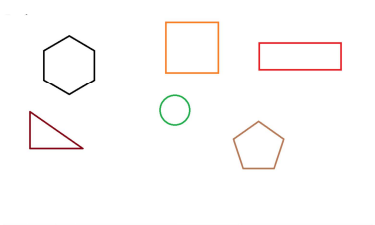
#> input picture lab4_image.png, 375 x 225 px
$ python lab4.py
#> lines starting #> are read from the running program, lines starting #| are printed output that depends on the picture; after the words box and inside, x2 and y2 are one past the last pixel; in counts of white or black regions, pixels touching at a corner belong together
### detect_module_lab4.py
import cv2


class Detector:

    def __init__(self):
        pass

    def detect(self, c):
        shape = "unidentifed"
        peri = cv2.arcLength(c, True)
        approx = cv2.approxPolyDP(c, 0.04 * peri, True)
        if len(approx) == 3:
            shape = "triangle"
        elif len(approx) == 4:
            (x, y, w, h) = cv2.boundingRect(approx)
            ar = w / float(h)
            shape = "square" if ar >= 0.95 and ar <= 1.05 else "rectangle"
        elif len(approx) == 5:
            shape = "pentagon"
        elif len(approx) == 6:
            shape = "hexagon"
        else:
            shape = "circle"

        return shape

### lab4.py
import detect_module_lab4
import imutils
import cv2
from array import *


def figType(figures, arrays):
    if figures == "triangle":
        arrays[0] += 1
    elif figures == "rectangle":
        arrays[1] += 1
    elif figures == "circle":
        arrays[2] += 1
    elif figures == "pentagon":
        arrays[3] += 1
    elif figures == "hexagon":
        arrays[4] += 1
    elif figures == "square":
        arrays[5] += 1

image = cv2.imread('lab4_image.png')
#> image is the input picture: shape (225, 375, 3); mean B, G, R 250.7, 251.3, 252.8
cv2.imshow('FirstImage', image)
gray = cv2.cvtColor(image, cv2.COLOR_BGR2GRAY)
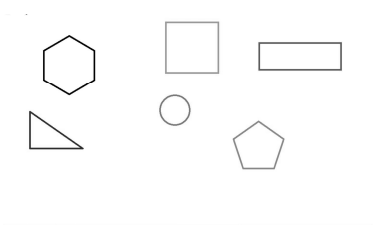
#> gray: shape (225, 375); min 1, max 255, mean 251.7
blurred = cv2.GaussianBlur(gray, (5, 5), 0)
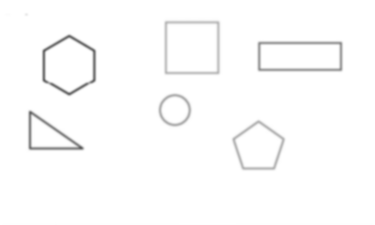
#> blurred: shape (225, 375); min 91, max 255, mean 251.7
thresh = cv2.threshold(blurred, 225, 255,cv2.THRESH_BINARY_INV)[1]
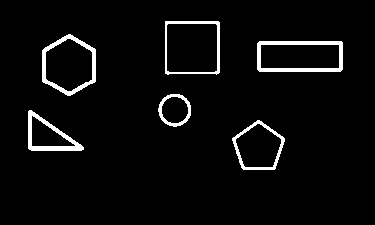
#> thresh: shape (225, 375); 4.2% white; 6 white regions
cv2.imshow('image1', thresh)
cnts = cv2.findContours(thresh.copy(), cv2.RETR_EXTERNAL,cv2.CHAIN_APPROX_SIMPLE)
#> cnts = 6 contours; box (x1, y1, x2, y2) and area: (165, 21, 220, 75) 2810, (257, 41, 343, 72) 2544, (42, 34, 96, 96) 2480, (232, 120, 285, 170) 1808, (28, 110, 84, 151) 1238, (158, 94, 191, 127) 806
cnts = imutils.grab_contours(cnts)
d = detect_module_lab4.Detector()
arr = array('i', [0, 0, 0, 0 ,0, 0])
for c in cnts:
     M = cv2.moments(c)
     cX = int((M["m10"] / M["m00"]))
     cY = int((M["m01"] / M["m00"]))
     shape = d.detect(c)
     figType(shape, arr)
     cv2.drawContours(image, [c], -1, (0, 0, 0), 2)
     cv2.circle(image, (cX, cY), 7, (255, 255, 255), -1)
     cv2.putText(image, shape, (cX, cY),cv2.FONT_HERSHEY_SIMPLEX,0.5, (168, 60,
    50), 2)
#> this loop made 6 passes
#> (cX, cY, peri in detect) on passes 1, 3, 5: (258, 146, 168.6), (174, 109, 106.9), (68, 64, 193.4)
#> (cX, cY, peri in detect, approx in detect, x in detect, y in detect, w in detect) on passes 4, 6: (299, 55, 225.9, [[257, 43], [259, 71], [342, 69], [341, 41]], 257, 41, 86), (191, 47, 212.5, [[165, 21], [165, 73], [219, 72], [218, 21]], 165, 21, 55)
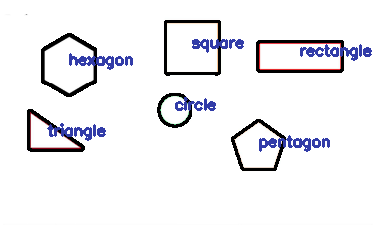
#> image: shape (225, 375, 3); 6.89% of pixels changed, all inside (x1, y1, x2, y2) = (27, 20, 372, 171)
# show the output image
cv2.imshow("Image", image)
print("Figures found:")
print("Triangle:" + str(arr[0]))
print("Rectangle:" + str(arr[1]))
print("Circle:" + str(arr[2]))
print("Pentagon:" + str(arr[3]))
print("Hexagon:" + str(arr[4]))
print("Square:" + str(arr[5]))
cv2.waitKey(0)

$ run again, with lab3_image.png copied over lab4_image.png
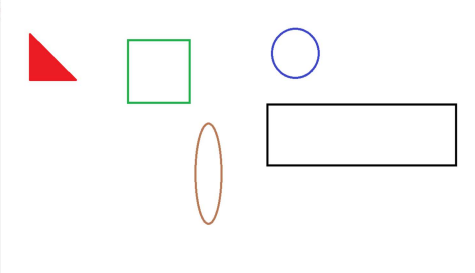
#> input picture lab3_image.png, 475 x 273 px
#> image is the input picture: shape (273, 475, 3); mean B, G, R 249.2, 249.4, 250.9
#> `thresh = cv2.threshold(blurred, 225, 255,cv2.THRESH_BINARY_INV)[1]`:
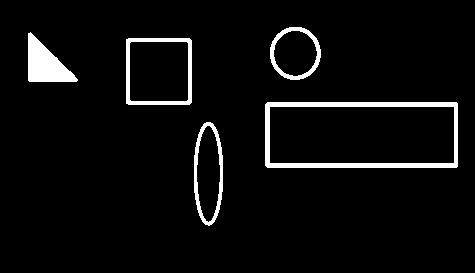
#> thresh: shape (273, 475); 4.8% white; 5 white regions
#> cnts = 5 contours; box (x1, y1, x2, y2) and area: (265, 102, 458, 168) 12475, (126, 38, 192, 105) 4283, (194, 122, 223, 226) 2346, (270, 27, 321, 80) 2066, (28, 32, 78, 82) 1300
#> the loop `for c in cnts:` made 5 passes
#> (cX, cY, peri in detect, approx in detect, x in detect, y in detect, w in detect) on passes 1 to 3: (207, 173, 235.1, [[206, 122], [194, 192], [209, 225], [222, 155]], 194, 122, 29), (361, 134, 510.5, [[265, 104], [267, 167], [457, 166], [456, 102]], 265, 102, 193), (158, 71, 258.5, [[126, 39], [126, 103], [189, 104], [191, 40]], 126, 39, 66)
#> after the loop `for c in cnts:`:
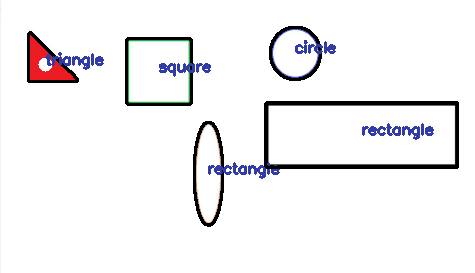
#> image: shape (273, 475, 3); 4.83% of pixels changed, all inside (x1, y1, x2, y2) = (27, 26, 459, 227)

$ run again, with lab5_image.png copied over lab4_image.png
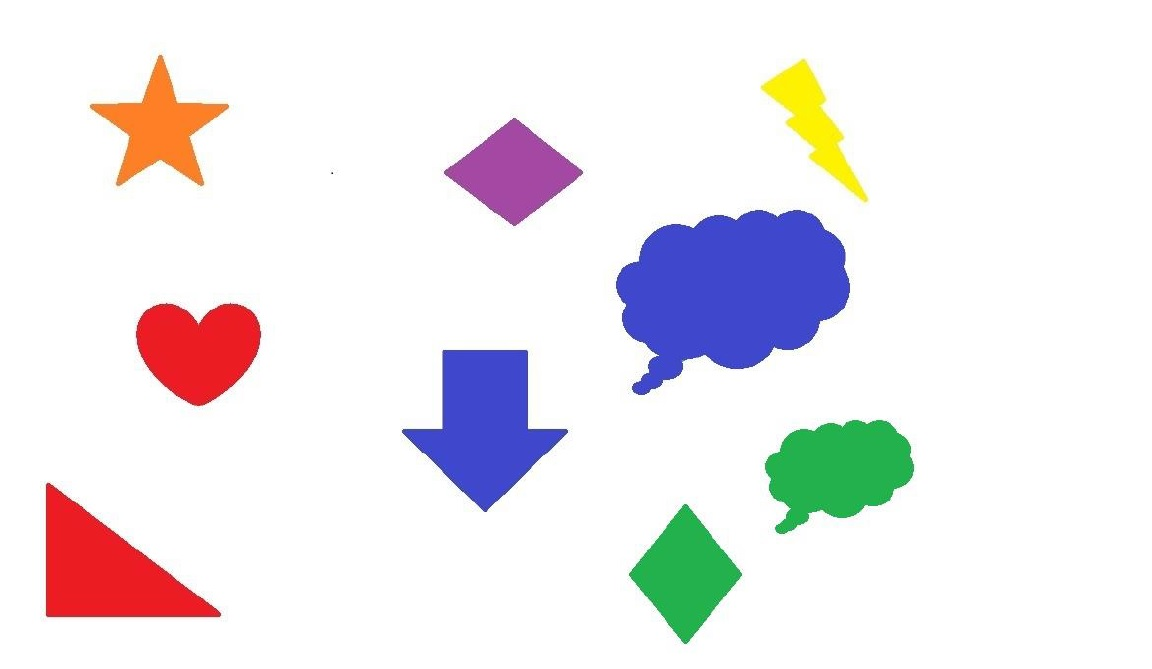
#> input picture lab5_image.png, 1152 x 669 px
#> image is the input picture: shape (669, 1152, 3); mean B, G, R 236.6, 233.1, 236.7
#> `thresh = cv2.threshold(blurred, 225, 255,cv2.THRESH_BINARY_INV)[1]`:
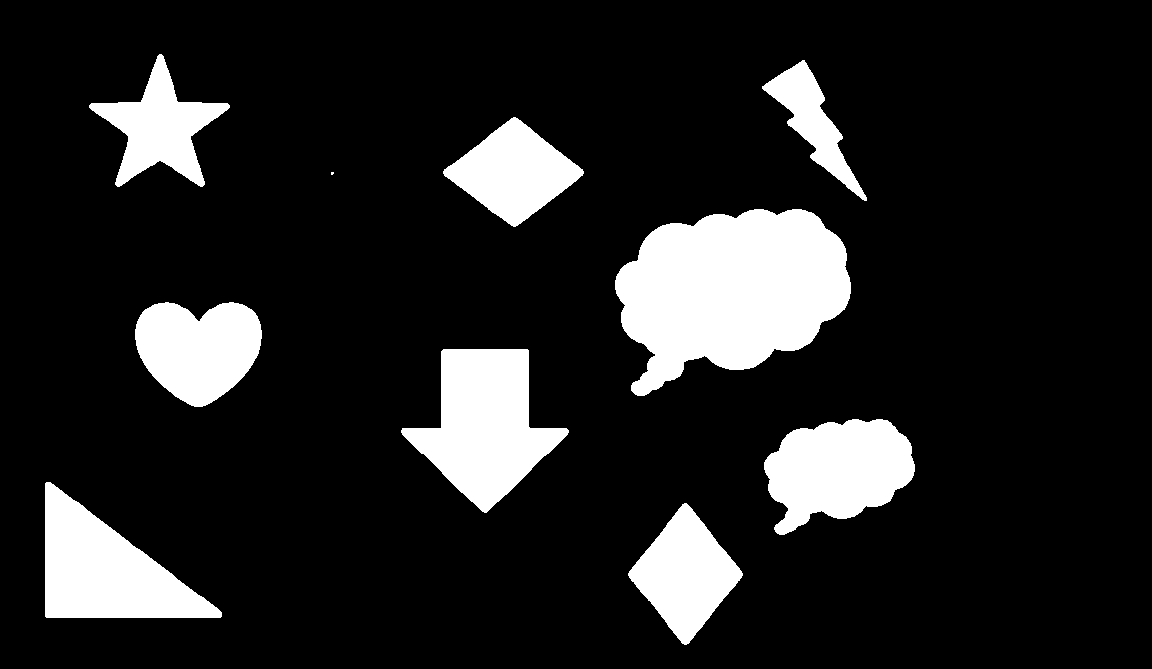
#> thresh: shape (669, 1152); 14% white; 10 white regions (1 under 20 px)
#> cnts = 10 contours, 1 with area under 20; largest, box (x1, y1, x2, y2) and area: (615, 209, 851, 396) 29818, (401, 349, 569, 513) 14442, (45, 482, 222, 618) 12684, (764, 419, 915, 535) 11732, (135, 302, 262, 407) 9638
#> the loop `for c in cnts:` made 10 passes
#> (cX, cY, peri in detect, approx in detect, x in detect, y in detect, w in detect) on passes 1, 3, 6, 8: (685, 573, 382.3, [[684, 503], [628, 575], [686, 644], [742, 573]], 628, 503, 115), (837, 469, 494.9, [[906, 437], [787, 434], [775, 531], [889, 501]], 775, 434, 132), (730, 289, 798.6, [[840, 239], [652, 231], [631, 390], [809, 343]], 631, 231, 210), (513, 171, 375.6, [[513, 117], [443, 173], [515, 226], [583, 171]], 443, 117, 141)
#> after the loop `for c in cnts:`:
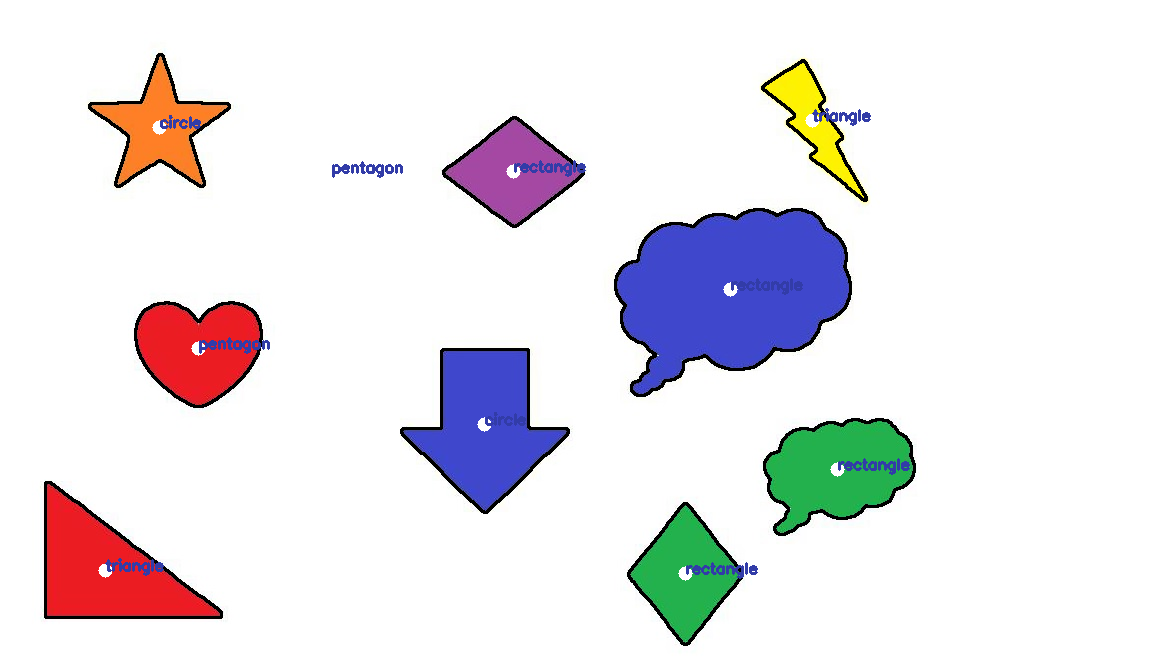
#> image: shape (669, 1152, 3); 2.64% of pixels changed, all inside (x1, y1, x2, y2) = (44, 53, 916, 646)
